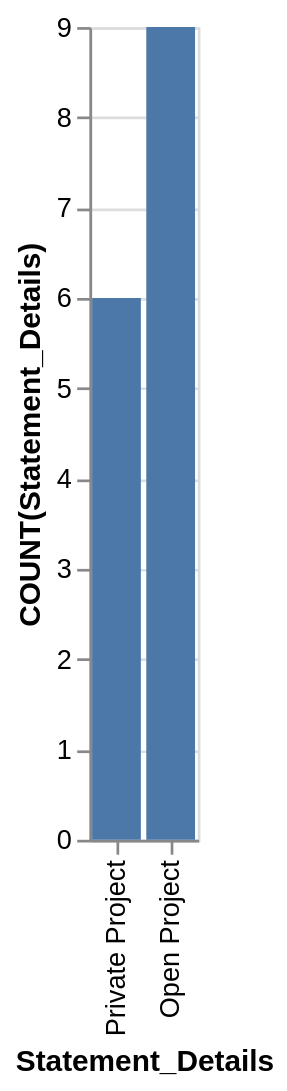

Vega-Lite specification for this chart:
### Vega-Lite specification from a JSON file in a GitHub repository (floating-point values rounded to 4 significant figures)
{"data": {"values": [{"x_data": "Private Project", "y_data": 6}, {"x_data": "Open Project", "y_data": 9}]}, "mark": "bar", "encoding": {"x": {"field": "x_data", "type": "nominal", "title": "Statement_Details", "sort": {"op": "sum", "field": "y_data", "order": "ascending"}}, "y": {"field": "y_data", "type": "quantitative", "title": "COUNT(Statement_Details)"}}}
